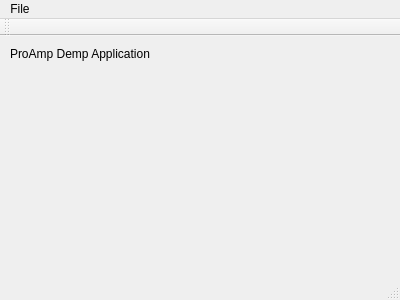
<?xml version="1.0" encoding="UTF-8"?>
<ui version="4.0">
 <class>MainWindow</class>
 <widget class="QMainWindow" name="MainWindow">
  <property name="geometry">
   <rect>
    <x>0</x>
    <y>0</y>
    <width>400</width>
    <height>300</height>
   </rect>
  </property>
  <property name="windowTitle">
   <string>ProAmp</string>
  </property>
  <widget class="QWidget" name="centralWidget">
   <widget class="QLabel" name="label">
    <property name="geometry">
     <rect>
      <x>10</x>
      <y>10</y>
      <width>231</width>
      <height>16</height>
     </rect>
    </property>
    <property name="text">
     <string>ProAmp Demp Application</string>
    </property>
   </widget>
  </widget>
  <widget class="QMenuBar" name="menuBar">
   <property name="geometry">
    <rect>
     <x>0</x>
     <y>0</y>
     <width>400</width>
     <height>21</height>
    </rect>
   </property>
   <widget class="QMenu" name="menuFile">
    <property name="title">
     <string>File</string>
    </property>
    <addaction name="actionAbout"/>
    <addaction name="separator"/>
    <addaction name="actionExit"/>
   </widget>
   <addaction name="menuFile"/>
  </widget>
  <widget class="QToolBar" name="mainToolBar">
   <attribute name="toolBarArea">
    <enum>TopToolBarArea</enum>
   </attribute>
   <attribute name="toolBarBreak">
    <bool>false</bool>
   </attribute>
  </widget>
  <widget class="QStatusBar" name="statusBar"/>
  <action name="actionAbout">
   <property name="text">
    <string>About</string>
   </property>
  </action>
  <action name="actionExit">
   <property name="text">
    <string>Exit</string>
   </property>
  </action>
 </widget>
 <layoutdefault spacing="6" margin="11"/>
 <resources/>
 <connections/>
</ui>
